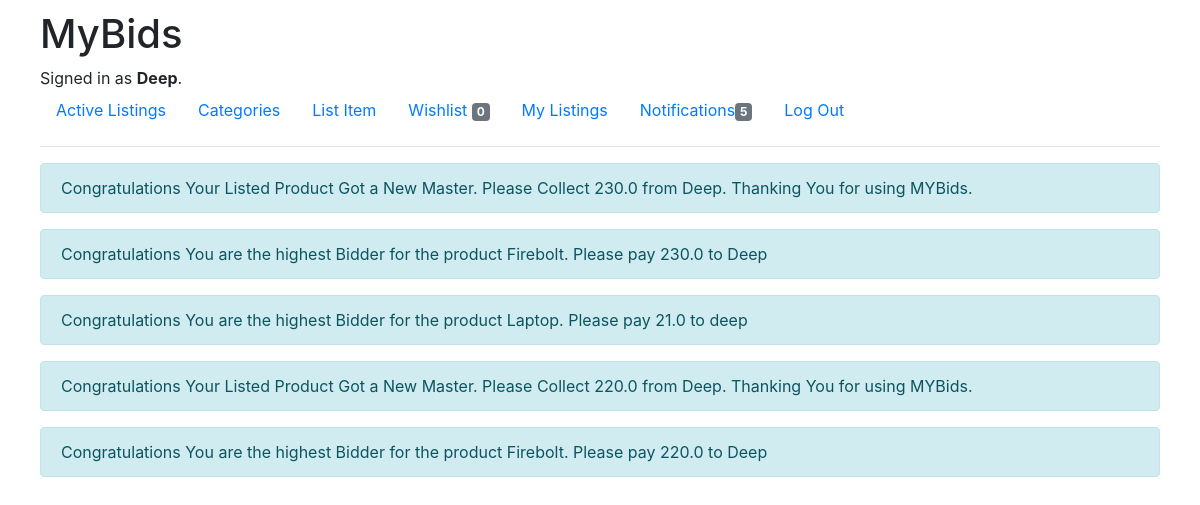
Page /notifications (signed in) on the earlier database version.
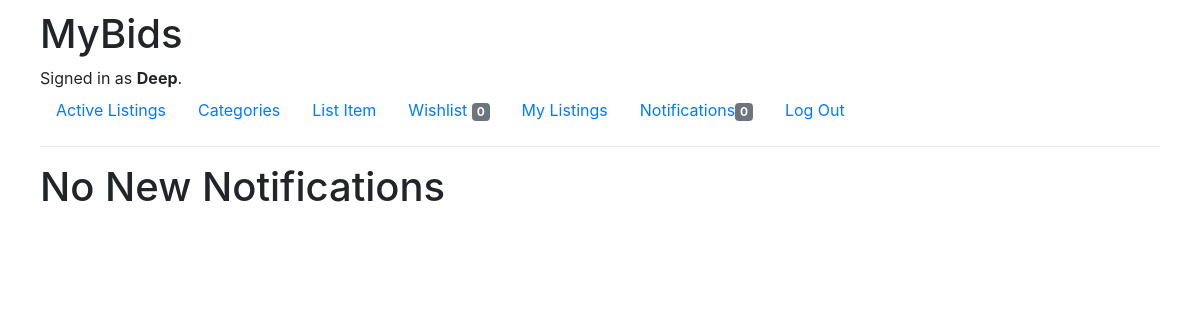
Same page on the later database version.
### auctions/models.py (models this page shows)
class User(AbstractUser):
    pass

class Notifications(models.Model):
    user = models.ForeignKey(User, on_delete=models.CASCADE)
    msg = models.CharField(max_length=1000)

### auctions/views.py (the view)
# urls.py: path("notifications",views.notifications,name="notifications"),
@login_required(login_url='login')
def notifications(request):
    notifications_count = Notifications.objects.filter(user=request.user).count()
    wishlist_count = Wishlist.objects.filter(user=request.user).count()
    return render(request, 'auctions/notifications.html',{
        'notifications': reversed(Notifications.objects.filter(user=request.user)),
        "wishlist_count": wishlist_count,
        "notifications_count": notifications_count,
    })

### auctions/templates/auctions/notifications.html (shortened to what this page needs)
{% extends 'auctions/layout.html' %}
{% block body %}
{% for msg in notifications %}
<div class="alert alert-info" role="alert">
  {{ msg.msg }}
</div>
{% empty %}
<h1 class="display-5">No New Notifications</h1>
    {% endfor %}
{% endblock %}

### auctions/templates/auctions/layout.html (shortened to what this page needs)
{% load static %}
<!DOCTYPE html>
<html lang="en">
    <head>
        <link rel="stylesheet" href="https://stackpath.bootstrapcdn.com/bootstrap/4.4.1/css/bootstrap.min.css">
        <link href="{% static 'auctions/styles.css' %}" rel="stylesheet">
    </head>
    <body>
        <h1>MyBids</h1>
        <div>
            {% if user.is_authenticated %}
                Signed in as <strong>{{ user.username }}</strong>.
            {% else %}
                Not signed in.
            {% endif %}
        </div>
        <ul class="nav">
            <li class="nav-item">
                <a class="nav-link" href="{% url 'index' %}">Active Listings</a>
            </li>
            <li class="nav-item">
                    <a class="nav-link" href="{% url 'categories' %}">Categories</a>
                </li>
            {% if user.is_authenticated %}
                <li class="nav-item">
                    <a class="nav-link" href="{% url 'new_listing' %}">List Item</a>
                </li>
                <li class="nav-item">
                    <a class="nav-link" href="{% url 'wishlist' %}">Wishlist <span class="badge badge-secondary">{{ wishlist_count }}</span></a>
                </li>
                <li class="nav-item">
                    <a class="nav-link" href="{% url 'my_listings' %}">My Listings</a>
                </li>
                <li class="nav-item">
                    <a class="nav-link" href="{% url 'notifications' %}">Notifications<span class="badge badge-secondary">{{ notifications_count }}</span></a>
                </li>
                <li class="nav-item">
                    <a class="nav-link" href="{% url 'logout' %}">Log Out</a>
                </li>
            {% endif %}
        </ul>
        <hr>
        {% block body %}
        {% endblock %}
    </body>
</html>

### auctions/static/auctions/styles.css (style rules this page uses)
body { padding: 10px; margin-left: 30px; margin-right: 30px; }

Differences in the rows shown:
removed Notifications: msg "Congratulations Your Listed Product Got a New Master. Please Collect 230.0 from Deep. Thanking You for using MYBids."
removed Notifications: msg "Congratulations You are the highest Bidder for the product Firebolt. Please pay 230.0 to Deep"
removed Notifications: msg "Congratulations You are the highest Bidder for the product Laptop. Please pay 21.0 to deep"
removed Notifications: msg "Congratulations Your Listed Product Got a New Master. Please Collect 220.0 from Deep. Thanking You for using MYBids."
removed Notifications: msg "Congratulations You are the highest Bidder for the product Firebolt. Please pay 220.0 to Deep"
Other differences:
{{ notifications_count }}: "5" → "0"
text now shown: "No New Notifications"
